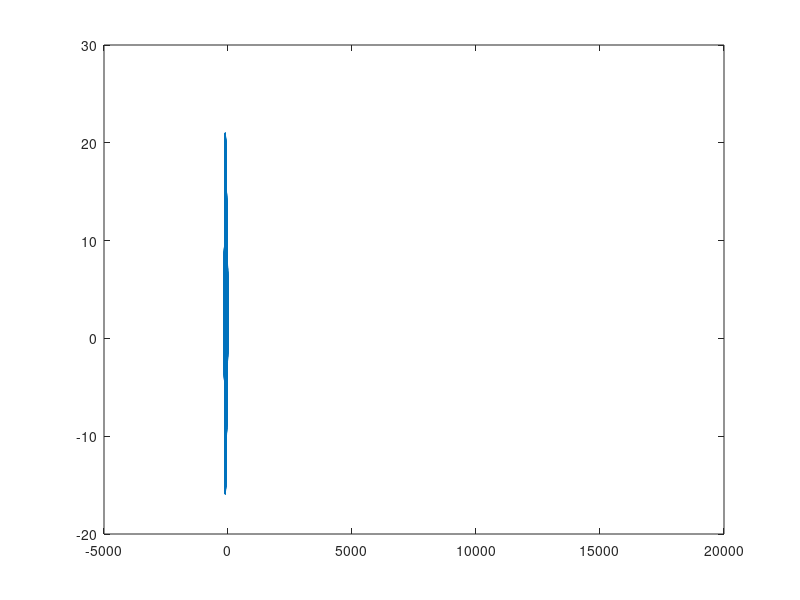

Source code (MATLAB):
figure;
particles = dlmread("particles.txt");
% scatter3(particles(:, 1), particles(:, 2), particles(:, 3), '.');
% quiver3(particles(:, 1), particles(:, 2), particles(:, 3), particles(:, 4), particles(:, 5), particles(:, 6));
quiver(particles(:, 1), particles(:, 2), particles(:, 3), particles(:, 4));

% grads = dlmread("gradients");
% quiver3(grads(:, 1), grads(:, 2), grads(:, 3), grads(:, 4), grads(:, 5), grads(:, 6), 5);
